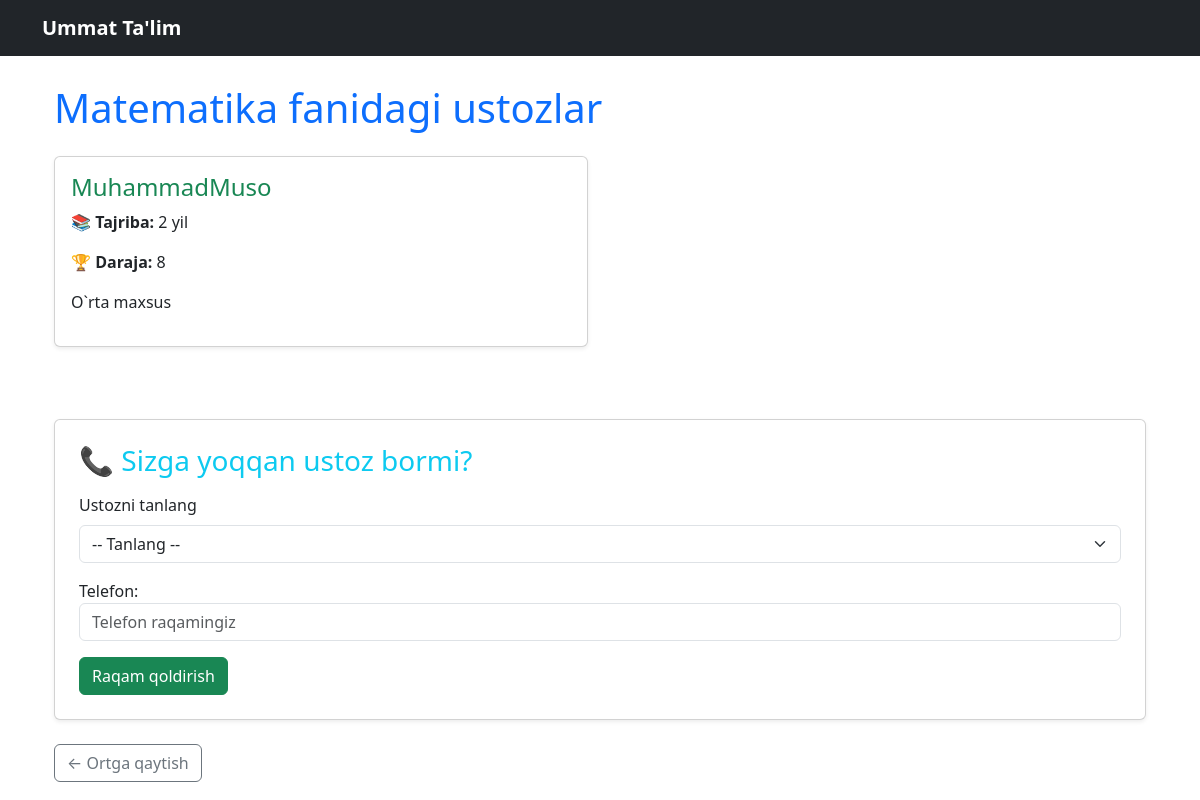
Screenshot of /fan/1/ with the database file from the repository.
### core/models.py (models this page shows, shortened)
class Fan(models.Model):
    nomi = models.CharField(max_length=100)

class Ustoz(models.Model):
    ism = models.CharField(max_length=100)
    tajriba_yil = models.IntegerField()
    daraja = models.IntegerField(help_text="Daraja qancha yuqori bo`lsa, shuncha yuqoriga chiqadi: ")
    tavsif = models.TextField()
    fan = models.ForeignKey(Fan, on_delete=models.CASCADE)

### core/views.py (the view)
# urls.py: path('fan/<int:fan_id>/', views.ustozlar, name='ustozlar'),
def ustozlar(request, fan_id):
    fan = get_object_or_404(Fan, id=fan_id)
    ustozlar = Ustoz.objects.filter(fan=fan).order_by('-daraja')
    if request.method == 'POST':
        ustoz_id = request.POST.get('ustoz_id')
        ustoz = get_object_or_404(Ustoz, id=ustoz_id)
        form = AloqaForm(request.POST)
        if form.is_valid():
            aloqa = form.save(commit=False)
            aloqa.ustoz = ustoz
            aloqa.save()
            messages.success(request, "Raqamingiz muvaffaqiyatli qabul qilindi!")
            return redirect('ustozlar', fan_id=fan_id)
    else:
        form = AloqaForm()
    return render(request, 'core/ustozlar.html', {'fan': fan, 'ustozlar': ustozlar, 'form': form})

### core/forms.py
class AloqaForm(forms.ModelForm):
    class Meta:
        model = Aloqa
        fields = ['telefon']
        widgets = {
            'telefon': forms.TextInput(attrs={'class': 'form-control', 'placeholder': 'Telefon raqamingiz'}),
        }

### core/templates/core/ustozlar.html (shortened to what this page needs)
{% extends 'core/base.html' %}
{% block content %}
<div class="container">
    <h1 class="mb-4 text-primary">{{ fan.nomi }} fanidagi ustozlar</h1>
    <div class="row">
        {% for ustoz in ustozlar %}
        <div class="col-md-6 mb-4">
            <div class="card shadow-sm h-100">
                <div class="card-body">
                    <h4 class="card-title text-success">{{ ustoz.ism }}</h4>
                    <p><strong>📚 Tajriba:</strong> {{ ustoz.tajriba_yil }} yil</p>
                    <p><strong>🏆 Daraja:</strong> {{ ustoz.daraja }}</p>
                    <p>{{ ustoz.tavsif }}</p>
                </div>
            </div>
        </div>
        {% empty %}
        <p class="text-muted">Bu fandan hozircha ustoz mavjud emas.</p>
        {% endfor %}
    </div>
    <div class="card mt-5 p-4 shadow-sm">
        <h3 class="mb-3 text-info">📞 Sizga yoqqan ustoz bormi?</h3>
        <form method="post">
            <div class="mb-3">
                <label for="ustoz_id" class="form-label">Ustozni tanlang</label>
                <select name="ustoz_id" id="ustoz_id" class="form-select" required>
                    <option value="">-- Tanlang --</option>
                </select>
            </div>
            {{ form.as_p }}
            <button type="submit" class="btn btn-success">Raqam qoldirish</button>
        </form>
    </div>
    <p class="mt-4"><a href="/" class="btn btn-outline-secondary">← Ortga qaytish</a></p>
</div>
{% endblock %}

### core/templates/core/base.html (style rules this page uses)
body { padding-top: 60px; }

### rows the page displays
Fan: nomi "Matematika"
Ustoz: ism "MuhammadMuso", tajriba_yil "2", daraja "8", tavsif "O`rta maxsus"
